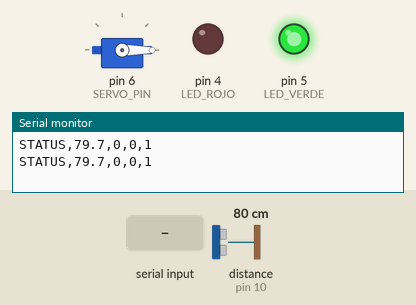
A sketch run on a simulated Arduino Uno, built with avr-gcc and run on an emulated ATmega328P. Shown: servo, output pins drawn as LEDs (lit = HIGH), the last lines printed to the serial monitor. Wiring (inferred from the names in the program): ultrasonic range finder: trigger pin 9; echo pin 10. The test bench sets the inputs (shaded band); at power-on: distance to the obstacle (sensor on pin 10) 80 cm. The echo pulse lasts 58.3 µs per cm; pins used as bus, display or sensor lines are not drawn.

Above: at 1.2 s.
1.3 s: distance to the obstacle (sensor on pin 10) set to 7 cm
2.8 s: distance to the obstacle (sensor on pin 10) set to 4 cm
At 4.0 s:
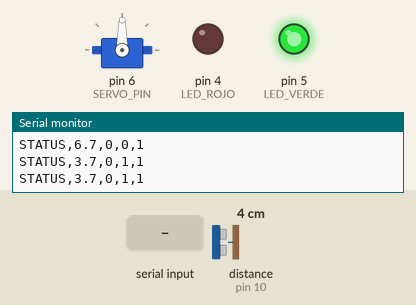
4.3 s: distance to the obstacle (sensor on pin 10) set to 6 cm
7.3 s: distance to the obstacle (sensor on pin 10) set to 9 cm
At 10.0 s:
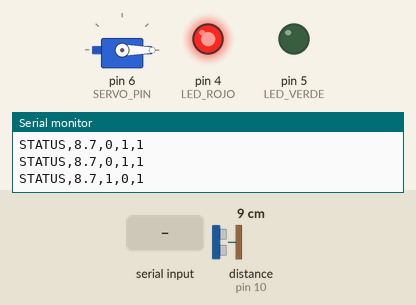
10.3 s: "OPEN\n" received over Serial
At 11.1 s:
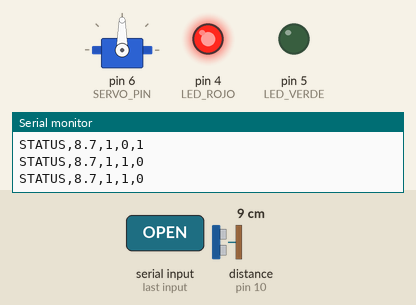
11.8 s: "CLOSE\n" received over Serial
At 12.3 s:
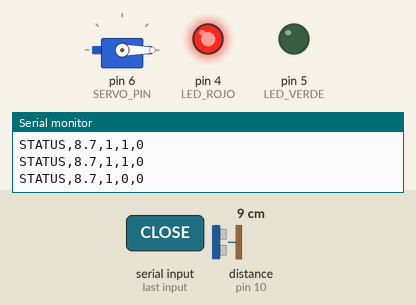
Timing chart, 0 to 14.3 s (numbered marks = the images above; inputs shaded):
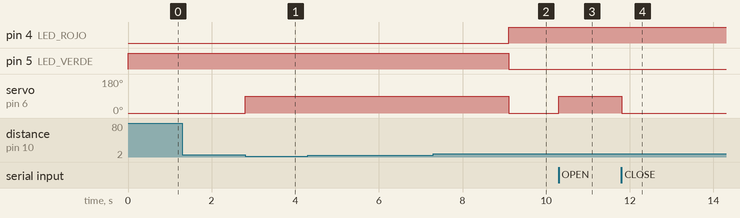

The sketch:

ino.ino
```cpp
#include <Servo.h>

#define TRIG 9
#define ECHO 10
#define SERVO_PIN 6
#define LED_ROJO 4
#define LED_VERDE 5

Servo barrera;

const int DISTANCIA_ENTRADA = 5;  // cm
const int DISTANCIA_LIBRE = 7;   // cm
const int ANGULO_CERRADO = 0;
const int ANGULO_ABIERTO = 90;
const unsigned long TIEMPO_PASO = 1800;

bool ocupado = false;
bool barreraAbierta = false;
bool modoAutomatico = true;
bool esperandoPaso = false;

unsigned long tiempoLibre = 0;
unsigned long ultimoEnvio = 0;
unsigned long ultimaMedicion = 0;
float distancia = 999;

float medirDistancia() {
  digitalWrite(TRIG, LOW);
  delayMicroseconds(3);
  digitalWrite(TRIG, HIGH);
  delayMicroseconds(10);
  digitalWrite(TRIG, LOW);

  unsigned long duracion = pulseIn(ECHO, HIGH, 30000UL);
  if (duracion == 0) return 999;
  return duracion * 0.0343f / 2.0f;
}

void abrirBarrera() {
  barrera.write(ANGULO_ABIERTO);
  barreraAbierta = true;
}

void cerrarBarrera() {
  barrera.write(ANGULO_CERRADO);
  barreraAbierta = false;
  esperandoPaso = false;
  tiempoLibre = 0;
}

void actualizarLED() {
  // HW-477 bicolor de cátodo común: R y G se activan en HIGH.
  digitalWrite(LED_ROJO, ocupado ? HIGH : LOW);
  digitalWrite(LED_VERDE, ocupado ? LOW : HIGH);
}

void procesarComandos() {
  static String comando = "";

  while (Serial.available() > 0) {
    char c = Serial.read();

    if (c == '\n') {
      comando.trim();

      if (comando == "OPEN") {
        modoAutomatico = false;
        abrirBarrera();
      } else if (comando == "CLOSE") {
        modoAutomatico = false;
        cerrarBarrera();
      } else if (comando == "AUTO") {
        modoAutomatico = true;
      } else if (comando == "EXIT") {
        // Usar solo después de confirmar que el vehículo salió.
        ocupado = false;
        modoAutomatico = true;
        cerrarBarrera();
      }

      comando = "";
    } else if (c != '\r' && comando.length() < 20) {
      comando += c;
    }
  }
}

void funcionamientoAutomatico() {
  if (!modoAutomatico || ocupado) return;

  if (!barreraAbierta && distancia <= DISTANCIA_ENTRADA) {
    abrirBarrera();
    esperandoPaso = true;
    tiempoLibre = 0;
  }

  if (esperandoPaso && barreraAbierta) {
    if (distancia > DISTANCIA_LIBRE) {
      if (tiempoLibre == 0) tiempoLibre = millis();

      if (millis() - tiempoLibre >= TIEMPO_PASO) {
        ocupado = true;
        cerrarBarrera();
      }
    } else {
      tiempoLibre = 0;
    }
  }
}

void enviarEstado() {
  if (millis() - ultimoEnvio >= 500) {
    ultimoEnvio = millis();

    Serial.print("STATUS,");
    Serial.print(distancia, 1);
    Serial.print(",");
    Serial.print(ocupado ? 1 : 0);
    Serial.print(",");
    Serial.print(barreraAbierta ? 1 : 0);
    Serial.print(",");
    Serial.println(modoAutomatico ? 1 : 0);
  }
}

void setup() {
  Serial.begin(9600);

  pinMode(TRIG, OUTPUT);
  pinMode(ECHO, INPUT);
  pinMode(LED_ROJO, OUTPUT);
  pinMode(LED_VERDE, OUTPUT);

  digitalWrite(TRIG, LOW);

  barrera.attach(SERVO_PIN);
  cerrarBarrera();
  actualizarLED();
}

void loop() {
  procesarComandos();

  if (millis() - ultimaMedicion >= 100) {
    ultimaMedicion = millis();
    distancia = medirDistancia();
  }

  funcionamientoAutomatico();
  actualizarLED();
  enviarEstado();
}
```

Measured:
- the behaviour switches between 6 and 5 cm on distance to the obstacle (sensor on pin 10) (found by bisection; images 0 and 1)
- the behaviour switches between 7 and 8 cm on distance to the obstacle (sensor on pin 10) (found by bisection; images 1 and 2)
- after the input at 2.8 s, servo on pin 6 (SERVO_PIN): 0° → 90° at once
- after the input at 7.3 s, pin 4 (LED_ROJO): LOW → HIGH after 1.8 s; pin 5 (LED_VERDE): HIGH → LOW after 1.8 s; servo on pin 6 (SERVO_PIN): 90° → 0° after 1.8 s
- after the input at 10.3 s, servo on pin 6 (SERVO_PIN): 0° → 90° at once
- after the input at 11.8 s, servo on pin 6 (SERVO_PIN): 90° → 0° at once
